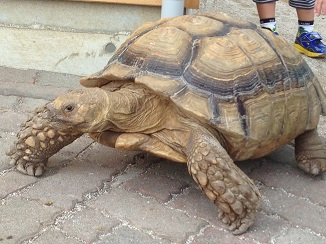
%> input picture 課題提出/課題1/images/kame.png, 326 x 244 px
$ octave kadai1.m   (GNU Octave 9; MATLAB toolbox functions it lacks are replaced by stand-ins)
%> lines starting %> are read from the running program, lines starting %| are printed output that depends on the picture
% 課題１　標本化間隔と空間解像度
% 画像をダウンサンプリングして（標本化間隔を大きくして）
% 表示せよ．
% 下記はサンプルプログラムである．
% 課題作成にあたっては「Lenna」以外の画像を用いよ．

clear; % 変数のオールクリア

ORG=imread('kame.png'); % 原画像の入力
%> ORG is the input picture: size 244x326x3 uint8; mean R, G, B 158.8, 146.8, 132.1
imagesc(ORG); axis image; % 画像の表示
pause; % 一時停止

%1/2サンプリング
IMG = imresize(ORG,0.5); % 画像の縮小
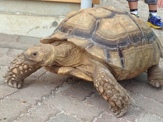
%> IMG: size 122x163x3 uint8; mean R, G, B 158.8, 146.8, 132.1
IMG2 = imresize(IMG,2,'box'); % 画像の拡大
imagesc(IMG2); axis image; % 画像の表示
pause; % 一時停止

%1/4サンプリング
IMG = imresize(IMG,0.5); % 画像の縮小
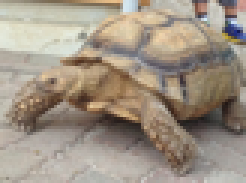
%> IMG: size 61x82x3 uint8 (shown 3 times larger); mean R, G, B 158.8, 146.8, 132.1
IMG2 = imresize(IMG,4,'box'); % 画像の拡大
%> IMG2: size 244x328x3 uint8
imagesc(IMG2); axis image; % 画像の表示
pause; % 一時停止

%1/8サンプリング
IMG = imresize(IMG,0.5); % 画像の縮小
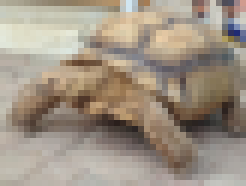
%> IMG: size 31x41x3 uint8 (shown 6 times larger); mean R, G, B 158.8, 146.8, 132.1
IMG2 = imresize(IMG,8,'box'); % 画像の拡大
%> IMG2: size 248x328x3 uint8
imagesc(IMG2); axis image; % 画像の表示
pause; % 一時停止

%1/16サンプリング
IMG = imresize(IMG,0.5); % 画像の縮小
IMG2 = imresize(IMG,16,'box'); % 画像の拡大
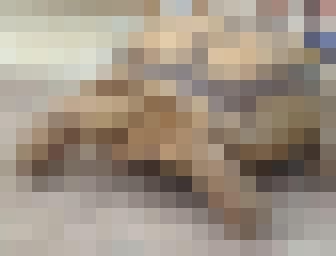
%> IMG2: size 256x336x3 uint8; mean R, G, B 158.8, 146.8, 132.1
imagesc(IMG2); axis image; % 画像の表示
pause; % 一時停止

%1/32サンプリング
IMG = imresize(IMG,0.5); % 画像の縮小
IMG2 = imresize(IMG,32,'box'); % 画像の拡大
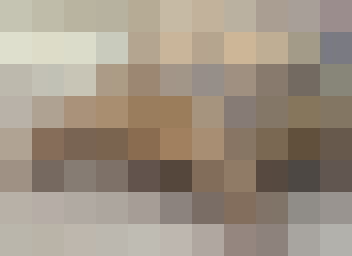
%> IMG2: size 256x352x3 uint8; mean R, G, B 158.7, 146.7, 132
imagesc(IMG2); axis image; % 画像の表示
pause; % 一時停止

%1/64サンプリング
IMG = imresize(IMG,0.5); % 画像の縮小
IMG2 = imresize(IMG,64,'box'); % 画像の拡大
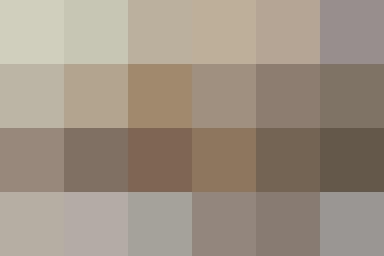
%> IMG2: size 256x384x3 uint8; mean R, G, B 158.2, 146.1, 131.3
imagesc(IMG2); axis image; % 画像の表示
